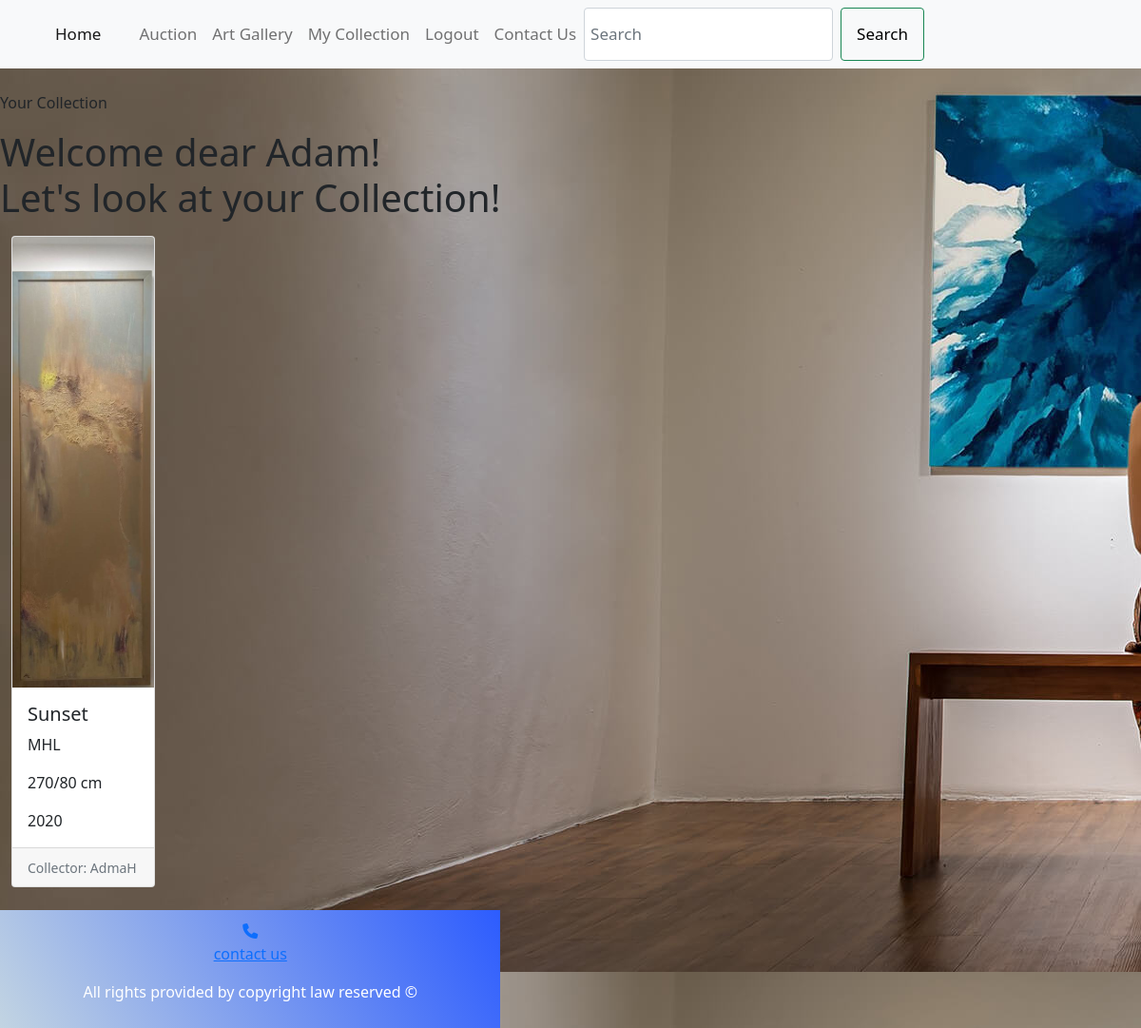
Page /my_collection/ (signed in) on the committed database.
### auction/models.py (models this page shows, shortened)
class MyUser(AbstractUser):
    address = models.CharField(
        verbose_name='Address',
        help_text='User address',
        max_length=100,
        null=False
    )
    is_collector = models.BooleanField(
        verbose_name='Is Collector',
        help_text='True if user is a collector, False if admin.',
        default=True
    )
    def __str__(self):
        return self.username

class ArtPiece(models.Model):
    name = models.CharField(
        verbose_name='Art Piece Name',
        help_text='The name of the art piece',
        max_length=50,
        null=False
    )
    artist = models.CharField(
        verbose_name='Artist Name',
        help_text='The name of the artist',
        max_length=50,
        null=False,
        default="Unknown"
    )
    size = models.CharField(
        verbose_name='Size',
        help_text='The size of the art piece',
        max_length=20,
        null=False,
        default="Not specified"
    )
    year = models.PositiveIntegerField(
        verbose_name='Year',
        help_text='The year when the art piece was created',
        null=False,
        default=0
    )
    collector = models.ForeignKey(
        MyUser,
        verbose_name='Collector',
        help_text='The collector who owns this art piece.',
        on_delete=models.SET_NULL,
        null=True,
        blank=True
    )
    is_sold = models.BooleanField(
        verbose_name='Is Sold',
        help_text='True if the art piece has been sold.',
        default=False
    )
    price = models.DecimalField(
        verbose_name='Price',
        help_text='The price of the art piece.',
        max_digits=10,
        decimal_places=2,
        null=True,
        blank=True
    )
    minimum_price = models.DecimalField(
        verbose_name='Minimum Price',
        help_text='The minimum price of the art piece.',
        max_digits=10,
        decimal_places=2,
        null=True,
        blank=True
    )

class ArtPieceImage(models.Model):
    images = models.ImageField(upload_to='art_pieces/', null=True, blank=True)
    art_piece = models.ForeignKey(ArtPiece, related_name='artpiece_images', on_delete=models.CASCADE)

### auction/views.py (the view)
# urls.py: path('my_collection/', views.my_collection, name='my_collection'),
def my_collection(request):
    user = request.user
    if user.is_authenticated:
        user_art_pieces = ArtPiece.objects.filter(collector=user)
        context = {
            'user_art_pieces': user_art_pieces
        }
        return render(request, 'my_collection.html', context)
    else:
        return redirect('login')

### auction/templates/my_collection.html (shortened to what this page needs)
<!DOCTYPE html>
<html lang="en">
<head>
    <title1>Your Collection</title>
    <link href="https://cdn.jsdelivr.net/npm/bootstrap@5.1.3/dist/css/bootstrap.min.css" rel="stylesheet">
    <link rel="stylesheet" href="static/style.css">
</head>
<body style="background-image: url('/media/backpichome.jpg');">
<nav class="navbar navbar-expand-lg navbar-light bg-light fixed-top">
    <div class="container">
        <a class="navbar-brand" href="{% url 'home' %}">Home</a>
        <div class="collapse navbar-collapse" id="navbarNav">
            <ul class="navbar-nav ml-auto">
                <li class="nav-item">
                    <a class="nav-link" href="{% url 'auctions' %}">Auction</a>
                </li>
                <li class="nav-item">
                    <a class="nav-link" href="{% url 'art_gallery' %}">Art Gallery</a>
                </li>
                {% if user.is_authenticated %}
                    <li class="nav-item">
                        <a class="nav-link" href="{% url 'my_collection' %}">My Collection</a>
                    </li>
                    <li class="nav-item">
                        <a class="nav-link" href="{% url 'logout' %}">Logout</a>
                    </li>
                {% else %}
                    <li class="nav-item">
                        <a class="nav-link" href="{% url 'login' %}">Log In/Register</a>
                    </li>
                {% endif %}
                <li class="nav-item">
                    <a class="nav-link" href="{% url 'contact_us' %}">Contact Us</a>
                </li>
            </ul>
            <form class="d-flex" action="{% url 'search' %}" method="get">
                <input class="form-control me-2" type="search" name="q" placeholder="Search" aria-label="Search">
                <button class="btn btn-outline-success" type="submit">Search</button>
            </form>
        </div>
    </div>
</nav>
    {% if user.is_authenticated %}
    <h1>Welcome dear {{user.first_name}}!
    <p>Let's look at your Collection!</p></h1>
{% endif %}
    <div class="container">
        <div class="row">
            {% for art_piece in user_art_pieces %}
                <div class="col-md-4 mb-4">
                    <div class="card">
                        {% if art_piece.artpiece_images.first %}
                            <img src="{{ art_piece.artpiece_images.first.images.url }}" class="card-img-top art-piece-image" alt="{{ art_piece.name }}">
                        {% endif %}
                        <div class="card-body">
                            <h5 class="card-title">{{ art_piece.name }}</h5>
                            <p class="card-text">{{ art_piece.artist }}</p>
                            <p class="card-text">{{ art_piece.size }}</p>
                            <p class="card-text">{{ art_piece.year }}</p>
                        </div>
                        <div class="card-footer">
                            <small class="text-muted">Collector: {{ art_piece.collector }}</small>
                        </div>
                    </div>
                </div>
            {% endfor %}
        </div>
    </div>
    <footer>
        <center>
            <a href="contact_us">
                <div class="phone-number phone-number--below">
                    <i class="fa fa-phone" aria-hidden="true"></i><center>contact us</center>
                </div>
            </a>
        </center>
        <p>
            <div id="footer1"> </div> All rights provided by copyright law reserved ©
        </p>
    </footer>
</body>
</html>

### auction/templates/static/style.css (style rules this page uses)
.navbar { position: fixed; top: 0; transition: top 0.3s; width: 100%; }
.navbar-nav .nav-link { color: black; font-size: 17px; padding: 14px 16px; }
.navbar-brand, .btn-outline-success { color: black; font-size: 17px; padding: 14px 16px; }
.form-control { padding: 6px; font-size: 17px; }
body { background-color: red; background: scroll; height: fit-content; width: fit-content; padding-top: 80px; }
footer { background: linear-gradient(780deg, #c2d4e2, #2D5CFE); padding: 10px; text-align: center; color: white }

### rows in the picture
MyUser: first_name "Adam"
ArtPiece: artpiece_images.first.images (picture), name "Sunset", artist "MHL", size "270/80 cm", year "2020", collector "AdmaH"
